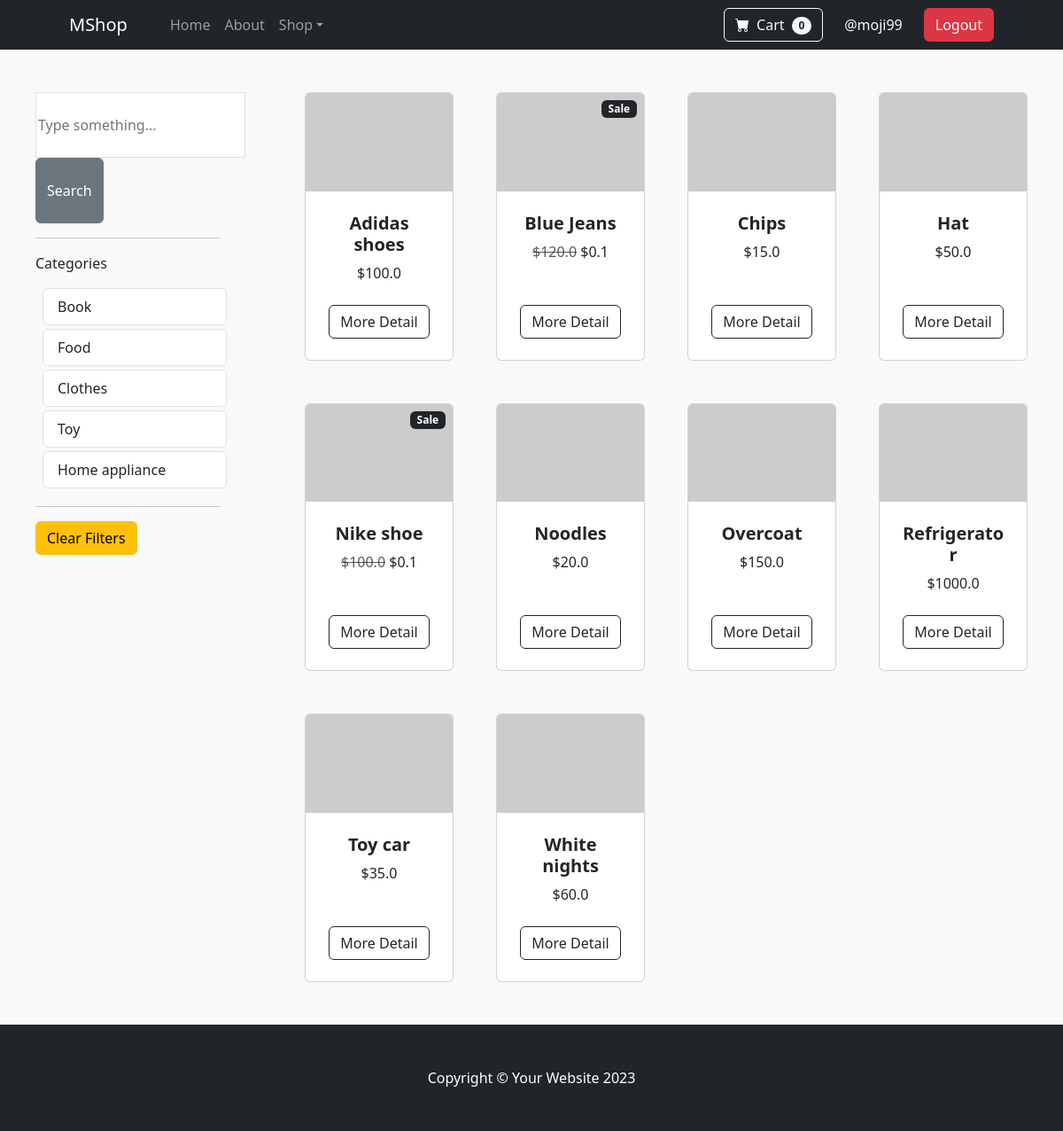
/browse/ (signed in), run on the app's committed database.
### items/models.py (models this page shows, shortened)
class Category(models.Model):
    name = models.CharField(max_length=30)
    class Meta:
        verbose_name_plural = "Categories"
    def __str__(self) -> str:
        return self.name

class Item(models.Model):
    title = models.CharField(max_length=60)
    description = models.TextField()
    price = models.FloatField()
    image = models.ImageField(upload_to="item_images", blank=True, null=True)
    is_sold = models.BooleanField(default=False)
    is_on_sale = models.BooleanField(default=False)
    discount = models.FloatField(default=0.0)
    created_at = models.DateTimeField(auto_now_add=True)
    category = models.ForeignKey(
        Category, on_delete=models.CASCADE, related_name="items"
    )
    buyers = models.ManyToManyField(
        User, through="Purchase", related_name="purchased_items"
    )
    class Meta:
        ordering = ("title",)

### items/views.py (the view)
# urls.py: path("browse/", views.browse, name="browse"),
def browse(request):
    query = request.GET.get("query", "")
    category_id = request.GET.get("category", 0)
    categories = Category.objects.all()
    items = Item.objects.filter(is_sold=False)
    if category_id:
        items = items.filter(category_id=category_id)
    if query:
        items = items.filter(
            Q(title__icontains=query) | Q(description__icontains=query)
        )
    return render(
        request,
        "items/browse.html",
        {
            "items": items,
            "query": query,
            "categories": categories,
            "category_id": int(category_id),
        },
    )

### items/templates/items/browse.html
{% extends "items/base.html" %}
{% block content %}
<div class="pb-6 px-3 row gx-4 gx-lg-5 bg-light">
    <div class="col-3 container px-4 px-lg-5 mt-5">
        <form action="{% url "items:browse" %}" method="get">
            <input name="query" class="py-4 px-6 border" type="text" value="{{query}}" placeholder="Type something...">
            <button class="btn btn-secondary py-4 px-6">Search</button>
        </form>
        <hr class="my-6">
        <p class="font-semibold">Categories</p>
        {% for category in categories %}
        <div class="list-group">
            <a href="{% url 'items:browse' %}?query={{ query }}&category={{ category.id }}" class="list-group-item list-group-item-action mb-1 mx-2 {% if category.id == category_id %} active {% endif %}">{{ category }}</a>
        </div>
        {% endfor %}
        <hr class="my-6">
        <div>
            <a href="{% url 'items:browse' %}" class="btn btn-warning">Clear Filters</a>
        </div>
    </div>
    <div class="col container px-4 px-lg-5 mt-5">
        <div class="row gx-4 gx-lg-5 row-cols-2 row-cols-md-3 row-cols-xl-4 justify-content-left">
            {% for item in items %}
            <div class="col mb-5">
                <div class="card h-100">
                    {% if item.is_on_sale %}
                    <div class="badge bg-dark text-white position-absolute" style="top: 0.5rem; right: 0.5rem">Sale</div>
                    {% endif %}
                    {% if item.image %}
                    <img class="card-img-top img-fluid" src="{{ item.image.url }}" alt="..." />
                    {% else %}
                    <img class="card-img-top" src="https://dummyimage.com/450x300/dee2e6/6c757d.jpg" alt="..." />
                    {% endif %}
                    <div class="card-body p-4">
                        <div class="text-center">
                            <h5 class="fw-bolder">{{ item.title }}</h5>
                            {% if item.is_on_sale %}
                            <span class="text-muted text-decoration-line-through">${{ item.price }}</span>
                            ${{ item.discount }}
                            {% else %}
                            ${{ item.price }}
                            {% endif %}
                        </div>
                    </div>
                    <div class="card-footer p-4 pt-0 border-top-0 bg-transparent">
                        <div class="text-center"><a class="btn btn-outline-dark mt-auto" href="{% url "items:detail" item.id %}">More Detail</a></div>
                    </div>
                </div>
            </div>
            {% endfor %}
        </div>
    </div>
</div>
{% endblock content %}

### items/templates/items/base.html (shortened to what this page needs)
{% load static %}
<!DOCTYPE html>
<html lang="en">
    <head>
        {% block stylesheets %}
        <link href="https://cdn.jsdelivr.net/npm/bootstrap-icons@1.5.0/font/bootstrap-icons.css" rel="stylesheet" />
        <link href="https://cdn.jsdelivr.net/npm/bootstrap@5.3.2/dist/css/bootstrap.min.css" rel="stylesheet">
        {% endblock stylesheets %}
    </head>
    <body class="d-flex flex-column min-vh-100">
        {% block navigation %}
        <nav class="navbar navbar-expand-lg navbar-dark bg-dark">
            <div class="container px-4 px-lg-5">
                <a class="navbar-brand" href="{% url "items:index" %}">MShop</a>
                <div class="collapse navbar-collapse" id="navbarSupportedContent">
                    <ul class="navbar-nav me-auto mb-2 mb-lg-0 ms-lg-4">
                        <li class="nav-item"><a class="nav-link" aria-current="page" href="#!">Home</a></li>
                        <li class="nav-item"><a class="nav-link" href="#!">About</a></li>
                        <li class="nav-item dropdown">
                            <a class="nav-link dropdown-toggle" id="navbarDropdown" href="#" role="button" data-bs-toggle="dropdown" aria-expanded="false">Shop</a>
                        </li>
                    </ul>
                    {% if user.is_authenticated %}
                    <form class="d-flex">
                        <button class="btn btn-outline-light" type="submit">
                            <i class="bi-cart-fill me-1"></i>
                            Cart
                            <span class="badge bg-light text-dark ms-1 rounded-pill">0</span>
                        </button>
                    </form>
                    <div class="nav-item text-light mb-2 mb-lg-0 ms-lg-4">
                        @{{user.username}}
                    </div>
                    <div class="nav-item text-light mb-2 mb-lg-0 ms-lg-4">
                        <a class="btn btn-danger" href="{% url "logout" %}">Logout</a>
                    </div>
                    {% endif %}
                </div>
            </div>
        </nav>
        {% endblock navigation %}
        {% block content %}
        {% endblock content %}
        {% block footer %}
        <footer class="py-5 bg-dark mt-auto">
            <div class="container"><p class="m-0 text-center text-white">Copyright &copy; Your Website 2023</p></div>
        </footer>
        {% endblock footer %}
    </body>
</html>

### data on the page
Category: name "Book"
Category: name "Food"
Category: name "Clothes"
Category: name "Toy"
Category: name "Home appliance"
Item: title "Adidas shoes", price "100.0"
Item: is_on_sale "Sale", title "Blue Jeans", price "120.0", discount "0.1"
Item: title "Chips", price "15.0"
Item: title "Hat", price "50.0"
Item: is_on_sale "Sale", title "Nike shoe", price "100.0", discount "0.1"
Item: title "Noodles", price "20.0"
Item: title "Overcoat", price "150.0"
Item: title "Refrigerator", price "1000.0"
Item: title "Toy car", price "35.0"
Item: title "White nights", price "60.0"

### other printed values
{{ user.username }} "moji99"
